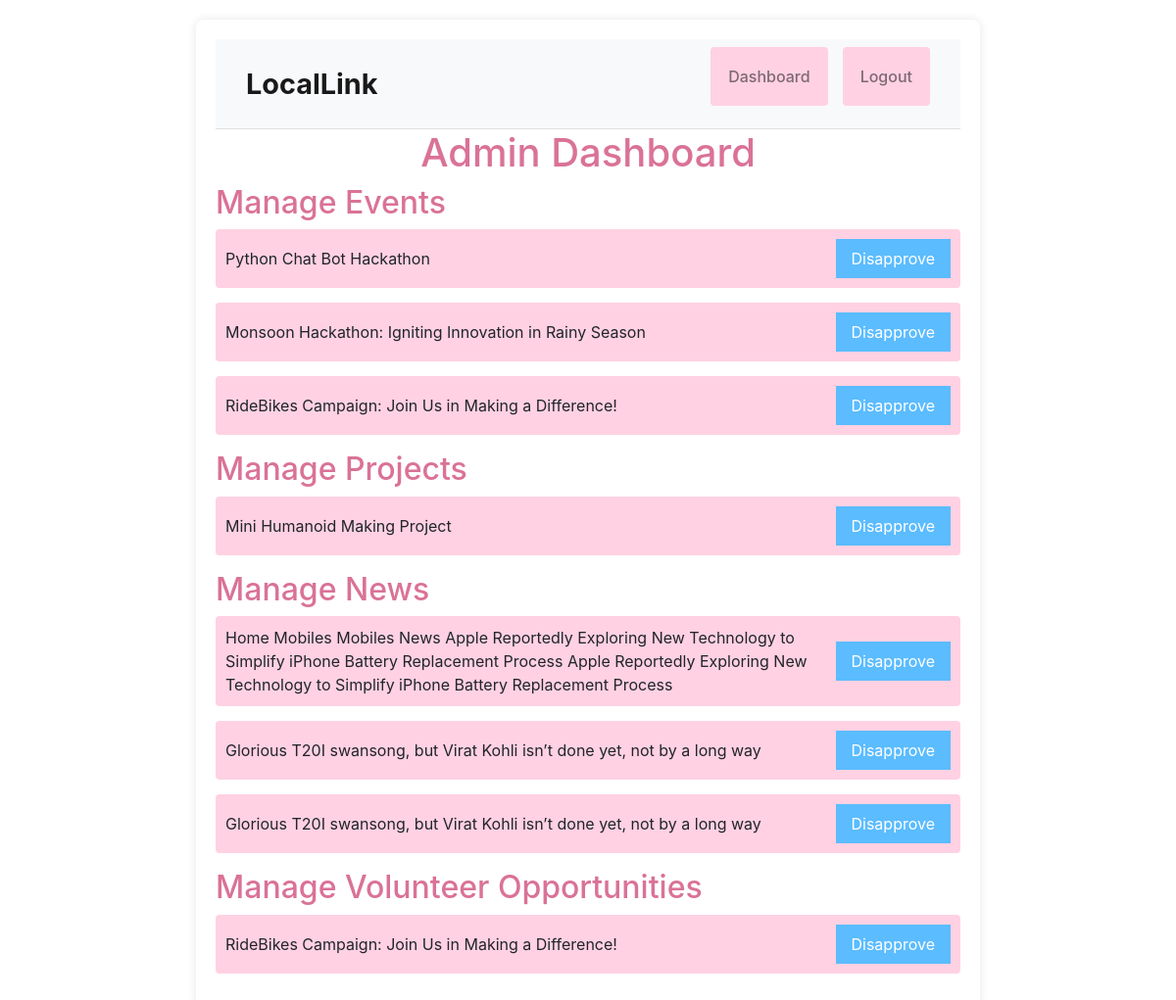
Screenshot of /admin/admin_dashboard.php (signed in) with the database file from the repository.
### tables this page shows
CREATE TABLE `events` (
  `event_id` int(11) NOT NULL,
  `event_name` varchar(100) NOT NULL,
  `event_description` text DEFAULT NULL,
  `cover_image` longblob DEFAULT NULL,
  `start_date` date DEFAULT NULL,
  `end_date` date DEFAULT NULL,
  `applications_count` int(11) DEFAULT 0,
  `owner_id` int(11) DEFAULT NULL,
  `disapproval_reason` text DEFAULT NULL,
  `is_disapproved` tinyint(1) DEFAULT 0,
  `is_approved` tinyint(1) DEFAULT 0,
  `venue` varchar(255) DEFAULT NULL,
  `event_contact_email` varchar(100) DEFAULT NULL
);

CREATE TABLE `projects` (
  `project_id` int(11) NOT NULL,
  `project_name` varchar(100) NOT NULL,
  `project_description` text DEFAULT NULL,
  `cover_image` longblob DEFAULT NULL,
  `team_members_limit` int(11) DEFAULT NULL,
  `current_team_members` int(11) DEFAULT 0,
  `owner_id` int(11) DEFAULT NULL,
  `disapproval_reason` text DEFAULT NULL,
  `is_approved` tinyint(1) DEFAULT 0,
  `is_disapproved` tinyint(1) NOT NULL DEFAULT 0,
  `venue` varchar(255) DEFAULT NULL,
  `contact_email` varchar(255) DEFAULT NULL
);

CREATE TABLE `news` (
  `news_id` int(11) NOT NULL,
  `news_title` varchar(255) NOT NULL,
  `news_description` text DEFAULT NULL,
  `cover_image` longblob DEFAULT NULL,
  `category` varchar(50) DEFAULT NULL,
  `owner_id` int(11) DEFAULT NULL,
  `disapproval_reason` text DEFAULT NULL,
  `is_approved` tinyint(1) DEFAULT 0,
  `is_disapproved` tinyint(1) NOT NULL DEFAULT 0
);

CREATE TABLE `volunteer_opportunities` (
  `volunteer_id` int(11) NOT NULL,
  `opportunity_name` varchar(100) NOT NULL,
  `opportunity_description` text DEFAULT NULL,
  `cover_image` longblob DEFAULT NULL,
  `applications_count` int(11) DEFAULT 0,
  `owner_id` int(11) DEFAULT NULL,
  `disapproval_reason` text DEFAULT NULL,
  `is_disapproved` tinyint(1) NOT NULL DEFAULT 0
);

### admin/admin_dashboard.php (the view, shortened to what this page needs)
<?php
require_once('../utils/config.php');
$sql_events = "SELECT event_id, event_name, is_disapproved FROM events";
$result_events = $mysqli->query($sql_events);
$sql_projects = "SELECT project_id, project_name, is_disapproved FROM projects";
$result_projects = $mysqli->query($sql_projects);
$sql_news = "SELECT news_id, news_title, is_disapproved FROM news";
$result_news = $mysqli->query($sql_news);
$sql_volunteer_opportunities = "SELECT volunteer_id, opportunity_name, is_disapproved FROM volunteer_opportunities";
$result_volunteer_opportunities = $mysqli->query($sql_volunteer_opportunities);
?>
<!DOCTYPE html>
<html lang="en">
<head>
</head>
<body>
<div class="containerr">
<?php include('../utils/navbar.php'); ?>
<h1>Admin Dashboard</h1>
 <div>
<h2>Manage Events</h2>
<?php if ($result_events->num_rows > 0): ?>
<ul>
<?php while ($event = $result_events->fetch_assoc()): ?>
<li>
<span><?php echo htmlspecialchars($event['event_name']); ?></span>
<form action="<?php echo htmlspecialchars($_SERVER["PHP_SELF"]); ?>" method="post">
<button type="submit" name="approve_event">
<?php echo $event['is_disapproved'] ? 'Approve' : 'Disapprove'; ?>
</button>
</form>
</li>
<?php endwhile; ?>
</ul>
<?php else: ?>
<p>No events found.</p>
<?php endif; ?>
</div>
<div>
<h2>Manage Projects</h2>
<?php if ($result_projects->num_rows > 0): ?>
<ul>
<?php while ($project = $result_projects->fetch_assoc()): ?>
<li>
<span><?php echo htmlspecialchars($project['project_name']); ?></span>
<form action="<?php echo htmlspecialchars($_SERVER["PHP_SELF"]); ?>" method="post">
<button type="submit" name="approve_project">
<?php echo $project['is_disapproved'] ? 'Approve' : 'Disapprove'; ?>
</button>
</form>
</li>
<?php endwhile; ?>
</ul>
<?php else: ?>
<p>No projects found.</p>
<?php endif; ?>
</div>
<div>
<h2>Manage News</h2>
<?php if ($result_news->num_rows > 0): ?>
<ul>
<?php while ($news = $result_news->fetch_assoc()): ?>
<li>
<span><?php echo htmlspecialchars($news['news_title']); ?></span>
<form action="<?php echo htmlspecialchars($_SERVER["PHP_SELF"]); ?>" method="post">
<button type="submit" name="approve_news">
<?php echo $news['is_disapproved'] ? 'Approve' : 'Disapprove'; ?>
</button>
</form>
</li>
<?php endwhile; ?>
</ul>
<?php else: ?>
<p>No news found.</p>
<?php endif; ?>
</div>
<div>
<h2>Manage Volunteer Opportunities</h2>
<?php if ($result_volunteer_opportunities->num_rows > 0): ?>
<ul>
<?php while ($opportunity = $result_volunteer_opportunities->fetch_assoc()): ?>
<li>
<span><?php echo htmlspecialchars($opportunity['opportunity_name']); ?></span>
<form action="<?php echo htmlspecialchars($_SERVER["PHP_SELF"]); ?>" method="post">
<button type="submit" name="approve_volunteer">
<?php echo $opportunity['is_disapproved'] ? 'Approve' : 'Disapprove'; ?>
</button>
</form>
</li>
<?php endwhile; ?>
</ul>
<?php else: ?>
<p>No volunteer opportunities found.</p>
<?php endif; ?>
</div>
</div>
</body>
</html>

### utils/navbar.php (shortened to what this page needs)
<?php
 if (isset($_SESSION["user_id"], $_SESSION["username"], $_SESSION["role"])) {
switch ($_SESSION["role"]) {
case 'admin':
$dashboard_link = "/local/admin/admin_dashboard.php";
break;
}
$dashboard_text = "Dashboard";
$logout_link = "/local/utils/logout.php";
$logout_text = "Logout";
} else {
$dashboard_link = "/local/utils/register.phpregister.php";
$dashboard_text = "Register";
$logout_link = "/local/utils/login.php";
$logout_text = "Login";
}
?>
<!DOCTYPE html>
<html lang="en">
<head>
<link rel="stylesheet" href="https://stackpath.bootstrapcdn.com/bootstrap/4.5.2/css/bootstrap.min.css">
</head>
<body>
<nav class="navbar navbar-expand-lg navbar-light bg-light">
<div class="container">
<a class="navbar-brand" href="/local/index.php">LocalLink</a>
<div class="collapse navbar-collapse" id="navbarNav">
<ul class="navbar-nav ml-auto">
<li class="nav-item">
<a class="nav-link" href="<?php echo $dashboard_link; ?>"><?php echo $dashboard_text; ?></a>
</li>
<li class="nav-item">
<a class="nav-link" href="<?php echo $logout_link; ?>"><?php echo $logout_text; ?></a>
</li>
</ul>
</div>
</div>
</nav>
 </body>
</html>

### admin/admin_dashboard.php (style rules this page uses)
* { margin: 0; padding: 0; box-sizing: border-box; }
body { font-family: Arial, sans-serif; background-color: #FFFAB7; color: #333; line-height: 1.6; }
.containerr { max-width: 800px; margin: 20px auto; padding: 20px; background-color: #FFFFFF; border-radius: 8px; box-shadow: 0 0 10px rgba(0, 0, 0, 0.1); }
h1 { color: #DA7297; margin-bottom: 20px; text-align: center; }
h2 { color: #DA7297; margin-top: 30px; margin-bottom: 15px; }
ul { list-style-type: none; padding: 0; }
ul li { display: flex; justify-content: space-between; align-items: center; margin-bottom: 15px; padding: 10px; border-radius: 4px; background-color: #FFD1E3; }
button { background-color: #5BBCFF; color: #FFFFFF; border: none; padding: 8px 16px; cursor: pointer; border-radius: 4px; transition: background-color 0.3s ease; }

### utils/navbar.php (style rules this page uses)
.navbar { border-bottom: 1px solid rgba(0, 0, 0, 0.1); padding-top: 0.5rem; padding-bottom: 0.5rem; }
.navbar-brand { font-size: 1.8rem; font-weight: bold; color: #333; }
.navbar-nav .nav-item { margin-left: 15px; }
.navbar-nav .nav-link { color: #333; font-weight: 500; transition: color 0.3s ease; }
.navbar-collapse { justify-content: space-between; }

### rows the page displays
events: event_name "Python Chat Bot Hackathon", is_disapproved "Disapprove"
events: event_name "Monsoon Hackathon: Igniting Innovation in Rainy Season", is_disapproved "Disapprove"
events: event_name "RideBikes Campaign: Join Us in Making a Difference!", is_disapproved "Disapprove"
projects: project_name "Mini Humanoid Making Project", is_disapproved "Disapprove"
news: news_title "Home Mobiles Mobiles News Apple Reportedly Exploring New Technology to Simplify iPhone Battery Replacement Process Apple Reportedly Exploring New Technology to Simplify iPhone Battery Replacement Process", is_disapproved "Disapprove"
news: news_title "Glorious T20I swansong, but Virat Kohli isn’t done yet, not by a long way", is_disapproved "Disapprove"
news: news_title "Glorious T20I swansong, but Virat Kohli isn’t done yet, not by a long way", is_disapproved "Disapprove"
volunteer_opportunities: opportunity_name "RideBikes Campaign: Join Us in Making a Difference!", is_disapproved "Disapprove"

### other values shown
$dashboard_text "Dashboard"
$logout_text "Logout"
